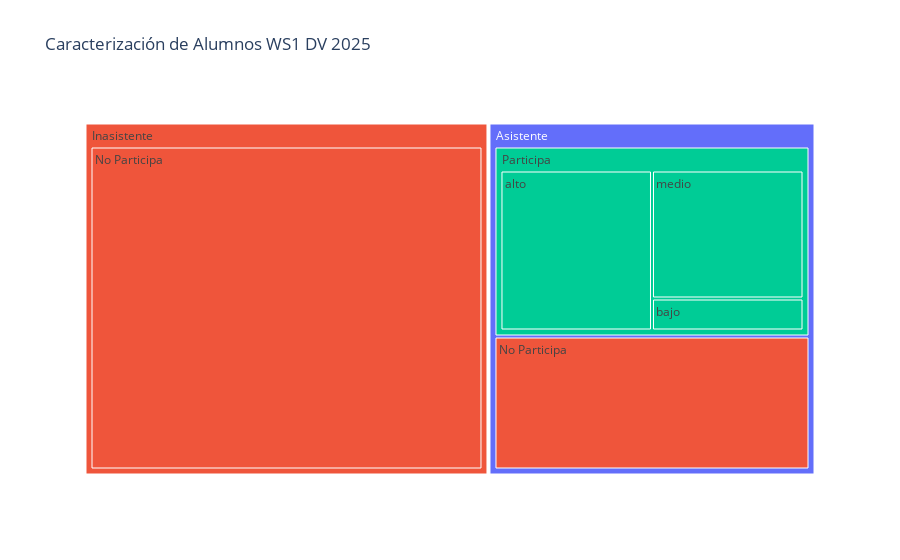

Notebook source saved alongside this figure:
### Code cell
# Caracterización completa

data = {
    "Alumno": [f"Alumno {i+1}" for i in range(n_alumnos)],
    "Asistencia": ['Asistente']*asistencia + ['Inasistente']*(n_alumnos - asistencia),
    "Participación": ['Participa']*participacion + ['No Participa']*(n_alumnos - participacion),
    "Nivel de Habilidad": ['bajo']*habilidad_bajo + ['medio']*habilidad_media + ['alto']*habilidad_alta + [None]*(n_alumnos - participacion),
}

df = pd.DataFrame(data)

# Contar categorías para el Treemap
df_treemap = df.groupby(["Asistencia", "Participación", "Nivel de Habilidad"], dropna=False).size().reset_index(name="Cantidad")

# Crear Treemap con Plotly Express
fig = px.treemap(
    df_treemap,
    path=["Asistencia", "Participación", "Nivel de Habilidad"],
    values="Cantidad",
    title="Caracterización de Alumnos WS1 DV 2025",
    color='Participación',
    color_continuous_scale="viridis"
)

fig.show()

### Figure 1 — Plotly figure (JSON) as saved in the notebook; plotly's stock layout.template omitted (floating-point values rounded to 4 significant figures)
{"data": [{"branchvalues": "total", "customdata": [["(?)"], ["No Participa"], ["No Participa"], ["No Participa"], ["Participa"], ["Participa"], ["Participa"], ["Participa"]], "domain": {"x": [0, 1], "y": [0, 1]}, "hovertemplate": "labels=%{label}<br>Cantidad=%{value}<br>parent=%{parent}<br>id=%{id}<br>Participación=%{customdata[0]}<extra></extra>", "ids": ["Asistente", "Asistente/No Participa", "Inasistente/No Participa", "Inasistente", "Asistente/Participa/alto", "Asistente/Participa/bajo", "Asistente/Participa/medio", "Asistente/Participa"], "labels": ["Asistente", "No Participa", "No Participa", "Inasistente", "alto", "bajo", "medio", "Participa"], "marker": {"colors": ["#636efa", "#EF553B", "#EF553B", "#EF553B", "#00cc96", "#00cc96", "#00cc96", "#00cc96"]}, "name": "", "parents": ["", "Asistente", "Inasistente", "", "Asistente/Participa", "Asistente/Participa", "Asistente/Participa", "Asistente"], "type": "treemap", "values": [17.0, 7.0, 21.0, 21.0, 5.0, 1.0, 4.0, 10.0]}], "layout": {"legend": {"tracegroupgap": 0}, "title": {"text": "Caracterización de Alumnos WS1 DV 2025"}}}
